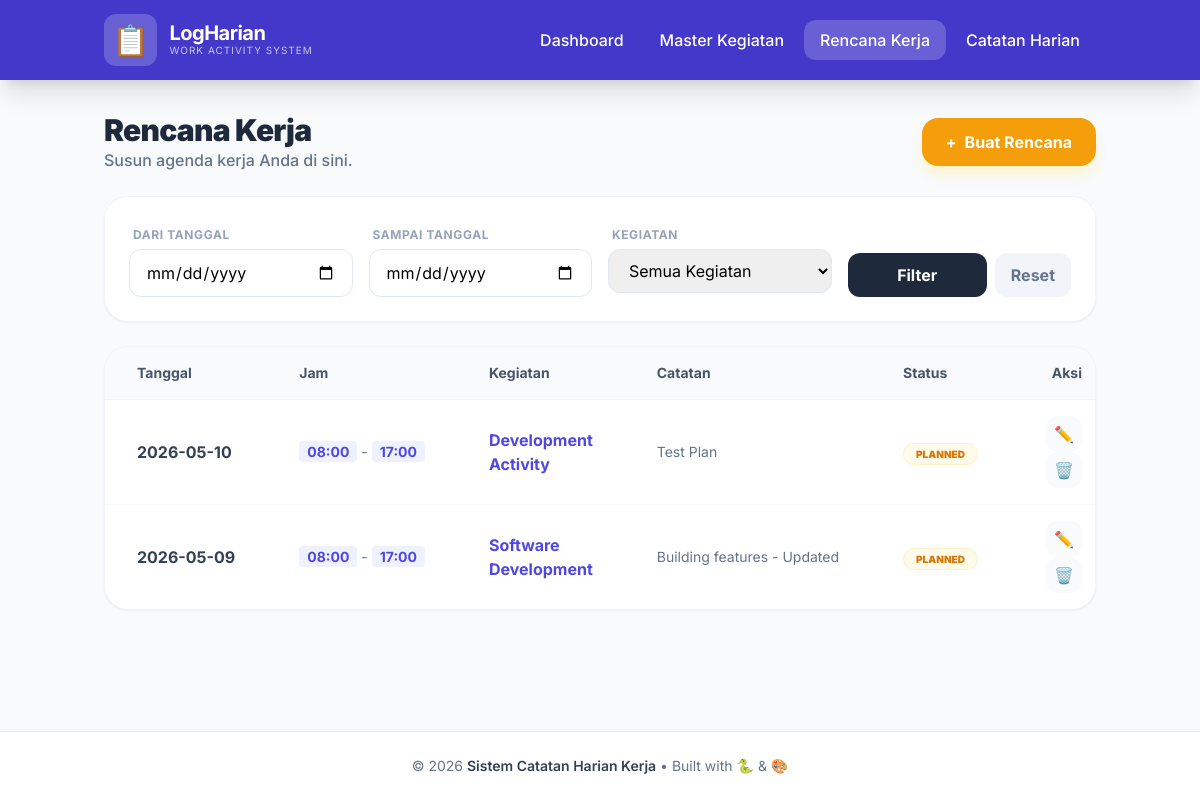
The app's page /rencana with its own data.
### tables this page shows
CREATE TABLE perencanaan (
    id_rencana     INTEGER PRIMARY KEY AUTOINCREMENT,
    id_kegiatan    INTEGER NOT NULL,
    tanggal        DATE NOT NULL,
    jam_mulai      TIME DEFAULT NULL,
    jam_selesai    TIME DEFAULT NULL,
    catatan        TEXT DEFAULT NULL,
    status         VARCHAR(20) NOT NULL DEFAULT 'direncanakan'
                   CHECK (status IN ('direncanakan', 'selesai', 'batal')),
    created_at     DATETIME NOT NULL DEFAULT (datetime('now','localtime')),
    updated_at     DATETIME NOT NULL DEFAULT (datetime('now','localtime')),
    
    CONSTRAINT fk_perencanaan_kegiatan
        FOREIGN KEY (id_kegiatan)
        REFERENCES kegiatan(id_kegiatan)
        ON DELETE CASCADE
        ON UPDATE CASCADE
);

CREATE TABLE kegiatan (
    id_kegiatan    INTEGER PRIMARY KEY AUTOINCREMENT,
    nama_kegiatan  VARCHAR(200) NOT NULL,
    deskripsi      TEXT DEFAULT NULL,
    status         VARCHAR(20) NOT NULL DEFAULT 'aktif'
                   CHECK (status IN ('aktif', 'nonaktif')),
    created_at     DATETIME NOT NULL DEFAULT (datetime('now','localtime')),
    updated_at     DATETIME NOT NULL DEFAULT (datetime('now','localtime'))
);

### app.py (the view)
@app.route('/rencana')
def rencana_index():
    return rencana_ctrl.index()

### src/application/use_cases/buat_rencana.py (called while the page is built)
    def ambil_semua(self, filters: dict = None):
        return self.repo.ambil_semua(filters)

### src/application/use_cases/kelola_kegiatan.py (called while the page is built)
    def ambil_semua(self, search: str = None, status: str = None):
        return self.repo.ambil_semua(search, status)

### src/infrastructure/database/db_connection.py (called while the page is built)
    def get_connection(self):
        conn = sqlite3.connect(self.db_path)
        conn.row_factory = sqlite3.Row
        conn.execute("PRAGMA foreign_keys = ON")
        return conn

### src/infrastructure/repositories/sqlite_kegiatan_repo.py (called while the page is built)
    def ambil_semua(self, search: str = None, status: str = None) -> List[Kegiatan]:
        query = "SELECT * FROM kegiatan WHERE 1=1"
        params = []
        if search:
            query += " AND nama_kegiatan LIKE ?"
            params.append(f"%{search}%")
        if status:
            query += " AND status = ?"
            params.append(status)
        query += " ORDER BY created_at DESC"
        conn = self.db_conn.get_connection()
        cursor = conn.execute(query, params)
        rows = cursor.fetchall()
        conn.close()
        return [self._row_to_entity(row) for row in rows]

    def _row_to_entity(self, row) -> Kegiatan:
        return Kegiatan(
            id_kegiatan=row['id_kegiatan'],
            nama_kegiatan=row['nama_kegiatan'],
            deskripsi=row['deskripsi'],
            status=row['status'],
            created_at=datetime.strptime(row['created_at'], "%Y-%m-%d %H:%M:%S") if row['created_at'] else None,
            updated_at=datetime.strptime(row['updated_at'], "%Y-%m-%d %H:%M:%S") if row['updated_at'] else None
        )

### src/interface/controllers/rencana_controller.py (called while the page is built)
    def index(self):
        filters = {
            'tgl_mulai': request.args.get('tgl_mulai'),
            'tgl_selesai': request.args.get('tgl_selesai'),
            'status': request.args.get('status'),
            'id_kegiatan': request.args.get('id_kegiatan')
        }
        data = self.use_case.ambil_semua(filters)
        kegiatan_list = self.kegiatan_uc.ambil_semua(status='aktif')
        return render_template('rencana/daftar.html', data=data, kegiatan=kegiatan_list)

### src/interface/templates/rencana/daftar.html (shortened to what this page needs)
{% extends "base.html" %}
{% block content %}
<div class="space-y-6 animate-in fade-in slide-in-from-bottom-4 duration-500">
    <div class="flex flex-col sm:flex-row justify-between items-start sm:items-center gap-4">
        <div>
            <h1 class="text-3xl font-black text-slate-800 tracking-tight">Rencana Kerja</h1>
            <p class="text-slate-500 font-medium">Susun agenda kerja Anda di sini.</p>
        </div>
        <a href="/rencana/tambah" class="w-full sm:w-auto bg-amber-500 text-white px-6 py-3 rounded-2xl font-bold hover:bg-amber-600 transition-all shadow-lg shadow-amber-100 active:scale-95 flex items-center justify-center gap-2">
            <span>+</span> Buat Rencana
        </a>
    </div>
    <div class="bg-white p-6 rounded-3xl shadow-sm border border-slate-100">
        <form action="/rencana" method="GET" class="space-y-4">
            <div class="grid grid-cols-1 md:grid-cols-2 lg:grid-cols-4 gap-4">
                <div class="space-y-1">
                    <label class="text-xs font-bold text-slate-400 uppercase tracking-wider ml-1">Dari Tanggal</label>
                    <input type="date" name="tgl_mulai" value="{{ request.args.get('tgl_mulai', '') }}" class="w-full px-4 py-2.5 rounded-xl border border-slate-200 focus:ring-2 focus:ring-amber-500 focus:border-transparent outline-none">
                </div>
                <div class="space-y-1">
                    <label class="text-xs font-bold text-slate-400 uppercase tracking-wider ml-1">Sampai Tanggal</label>
                    <input type="date" name="tgl_selesai" value="{{ request.args.get('tgl_selesai', '') }}" class="w-full px-4 py-2.5 rounded-xl border border-slate-200 focus:ring-2 focus:ring-amber-500 focus:border-transparent outline-none">
                </div>
                <div class="space-y-1">
                    <label class="text-xs font-bold text-slate-400 uppercase tracking-wider ml-1">Kegiatan</label>
                    <select name="id_kegiatan" class="w-full px-4 py-2.5 rounded-xl border border-slate-200 focus:ring-2 focus:ring-amber-500 focus:border-transparent outline-none">
                        <option value="">Semua Kegiatan</option>
                    </select>
                </div>
                <div class="flex items-end gap-2">
                    <button type="submit" class="flex-grow bg-slate-800 text-white py-2.5 rounded-xl font-bold hover:bg-slate-900 transition-all">Filter</button>
                    <a href="/rencana" class="px-4 py-2.5 bg-slate-100 text-slate-500 rounded-xl hover:bg-slate-200 transition-all font-bold">Reset</a>
                </div>
            </div>
        </form>
    </div>
    <div class="bg-white rounded-3xl shadow-sm border border-slate-100 overflow-hidden">
        <div class="overflow-x-auto">
            <table class="w-full text-left">
                <thead class="bg-slate-50 border-b border-slate-100">
                    <tr>
                        <th class="px-8 py-4 font-bold text-slate-600 text-sm">Tanggal</th>
                        <th class="px-8 py-4 font-bold text-slate-600 text-sm">Jam</th>
                        <th class="px-8 py-4 font-bold text-slate-600 text-sm">Kegiatan</th>
                        <th class="px-8 py-4 font-bold text-slate-600 text-sm">Catatan</th>
                        <th class="px-8 py-4 font-bold text-slate-600 text-sm">Status</th>
                        <th class="px-8 py-4 font-bold text-slate-600 text-sm text-right">Aksi</th>
                    </tr>
                </thead>
                <tbody class="divide-y divide-slate-50">
                    {% for item in data %}
                    <tr class="hover:bg-slate-50/50 transition-colors">
                        <td class="px-8 py-4 font-bold text-slate-700 whitespace-nowrap">{{ item.tanggal }}</td>
                        <td class="px-8 py-4 text-slate-500 text-sm whitespace-nowrap">
                            {% if item.jam_mulai %}
                                <span class="bg-indigo-50 text-indigo-600 px-2 py-0.5 rounded font-bold">{{ item.jam_mulai.strftime('%H:%M') }}</span>
                                {% if item.jam_selesai %} - <span class="bg-indigo-50 text-indigo-600 px-2 py-0.5 rounded font-bold">{{ item.jam_selesai.strftime('%H:%M') }}</span>{% endif %}
                            {% else %}
                                <span class="italic text-slate-300">Waktu fleksibel</span>
                            {% endif %}
                        </td>
                        <td class="px-8 py-4">
                            <span class="font-bold text-indigo-600">{{ item.nama_kegiatan }}</span>
                        </td>
                        <td class="px-8 py-4 max-w-xs">
                            <p class="text-slate-500 text-sm truncate" title="{{ item.catatan }}">{{ item.catatan or '-' }}</p>
                        </td>
                        <td class="px-8 py-4">
                            {% if item.status == 'direncanakan' %}
                                <span class="bg-amber-50 text-amber-600 px-3 py-1 rounded-full text-[10px] font-black border border-amber-100">PLANNED</span>
                            {% elif item.status == 'selesai' %}
                                <span class="bg-emerald-50 text-emerald-600 px-3 py-1 rounded-full text-[10px] font-black border border-emerald-100">FINISHED</span>
                            {% else %}
                                <span class="bg-red-50 text-red-600 px-3 py-1 rounded-full text-[10px] font-black border border-red-100 uppercase">{{ item.status }}</span>
                            {% endif %}
                        </td>
                        <td class="px-8 py-4 text-right space-x-1">
                            <a href="/rencana/{{ item.id_rencana }}/edit" class="inline-flex items-center justify-center w-9 h-9 rounded-xl bg-slate-50 text-slate-400 hover:bg-indigo-600 hover:text-white transition-all">✏️</a>
                            <button onclick="confirmHapus('/rencana/{{ item.id_rencana }}/hapus', 'Rencana {{ item.nama_kegiatan }}')" class="inline-flex items-center justify-center w-9 h-9 rounded-xl bg-slate-50 text-slate-400 hover:bg-red-600 hover:text-white transition-all">🗑️</button>
                        </td>
                    </tr>
                    {% endfor %}
                </tbody>
            </table>
        </div>
    </div>
</div>
{% endblock %}

### src/interface/templates/base.html (shortened to what this page needs)
<!DOCTYPE html>
<html lang="id">
<head>
    <script src="https://cdn.tailwindcss.com"></script>
</head>
<body class="bg-slate-50 min-h-screen flex flex-col">
    {% include "components/navbar.html" %}
    <main class="flex-grow container mx-auto px-4 py-8">
        {% block content %}{% endblock %}
    </main>
    <footer class="bg-white border-t py-6">
        <div class="container mx-auto px-4 text-center text-slate-500 text-sm">
            &copy; 2026 <span class="font-semibold text-slate-700">Sistem Catatan Harian Kerja</span> • Built with 🐍 & 🎨
        </div>
    </footer>
</body>
</html>

### src/interface/templates/components/navbar.html (shortened to what this page needs)
<nav class="bg-indigo-700 text-white shadow-xl sticky top-0 z-50">
    <div class="container mx-auto px-4">
        <div class="flex items-center justify-between h-20">
            <a href="/" class="flex items-center space-x-3 group">
                <div class="bg-white/20 p-2 rounded-xl backdrop-blur-sm group-hover:bg-white/30 transition-all">
                    <span class="text-3xl">📋</span>
                </div>
                <div class="flex flex-col">
                    <span class="font-bold text-xl tracking-tight leading-none">LogHarian</span>
                    <span class="text-[10px] uppercase tracking-widest opacity-70">Work Activity System</span>
                </div>
            </a>
            <div class="hidden lg:flex items-center space-x-1">
                <a href="/" class="px-4 py-2 rounded-xl hover:bg-white/10 transition font-medium {% if request.path == '/' %}bg-white/20{% endif %}">Dashboard</a>
                <a href="/kegiatan" class="px-4 py-2 rounded-xl hover:bg-white/10 transition font-medium {% if request.path.startswith('/kegiatan') %}bg-white/20{% endif %}">Master Kegiatan</a>
                <a href="/rencana" class="px-4 py-2 rounded-xl hover:bg-white/10 transition font-medium {% if request.path.startswith('/rencana') %}bg-white/20{% endif %}">Rencana Kerja</a>
                <a href="/catatan" class="px-4 py-2 rounded-xl hover:bg-white/10 transition font-medium {% if request.path.startswith('/catatan') %}bg-white/20{% endif %}">Catatan Harian</a>
            </div>
        </div>
    </div>
</nav>

### src/interface/templates/base.html (style rules this page uses)
body { font-family: 'Inter', sans-serif; }

### records on screen
perencanaan: tanggal "2026-05-10", jam_mulai "08:00", jam_selesai "17:00", nama_kegiatan "Development Activity", catatan "Test Plan", status "PLANNED"
perencanaan: tanggal "2026-05-09", jam_mulai "08:00", jam_selesai "17:00", nama_kegiatan "Software Development", catatan "Building features - Updated", status "PLANNED"
